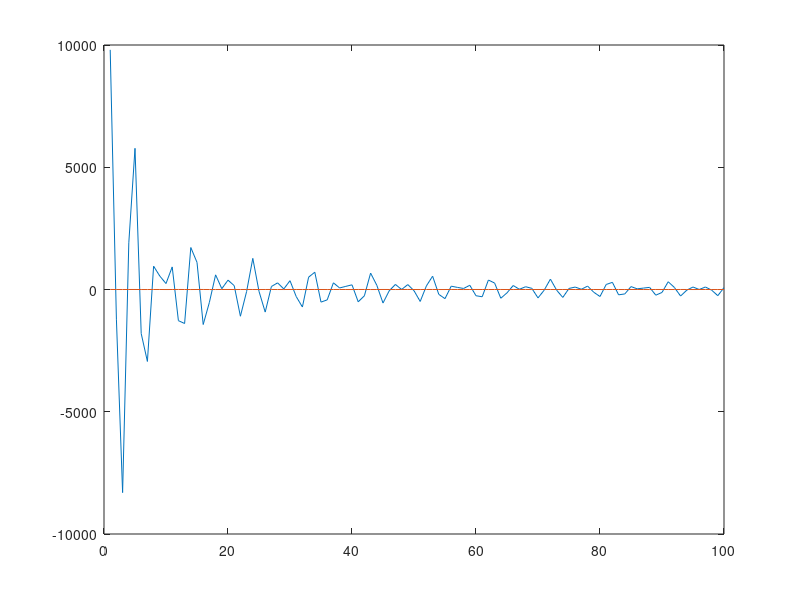
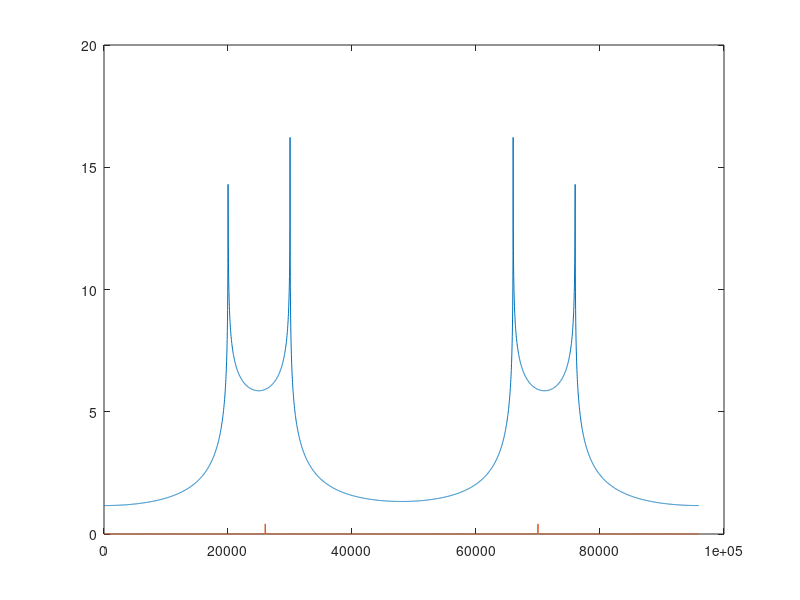

Write MATLAB code to recreate these figures, in order.
clc
close all
clear all
fclose('all')
format shortG
sample_rate=96000;
fftlen = 4096;
x=[1:1:fftlen];
f=[1:1:fftlen]*96000/2/(4096/2+1);
smooth_len=2
fftx=zeros(fftlen,smooth_len);  
sinx=zeros(fftlen,smooth_len);  

% frequency1 = 25500;
% sinx(:,1) = sin(2*pi*frequency1*x/sample_rate)';
% fftx(:,1) = fft(sinx(:,1))/fftlen;
frequency2 = 26000;
sinx(:,2) = sin(2*pi*frequency2*x/sample_rate)';
fftx(:,2) = fft(sinx(:,2))/fftlen;
for frequency = 20000:1:30000
    
    sinx(:,1) = sinx(:,1)+ sin(2*pi*frequency*x/sample_rate)';
end
fftx(:,1) = fft(sinx(:,1))/fftlen;
figure (1)
plot(x(1:1:100),[sinx((1:1:100),1),sinx((1:1:100),2)]);
figure (2)
plot(f', [abs(fftx(:,1)),abs(fftx(:,2))])
